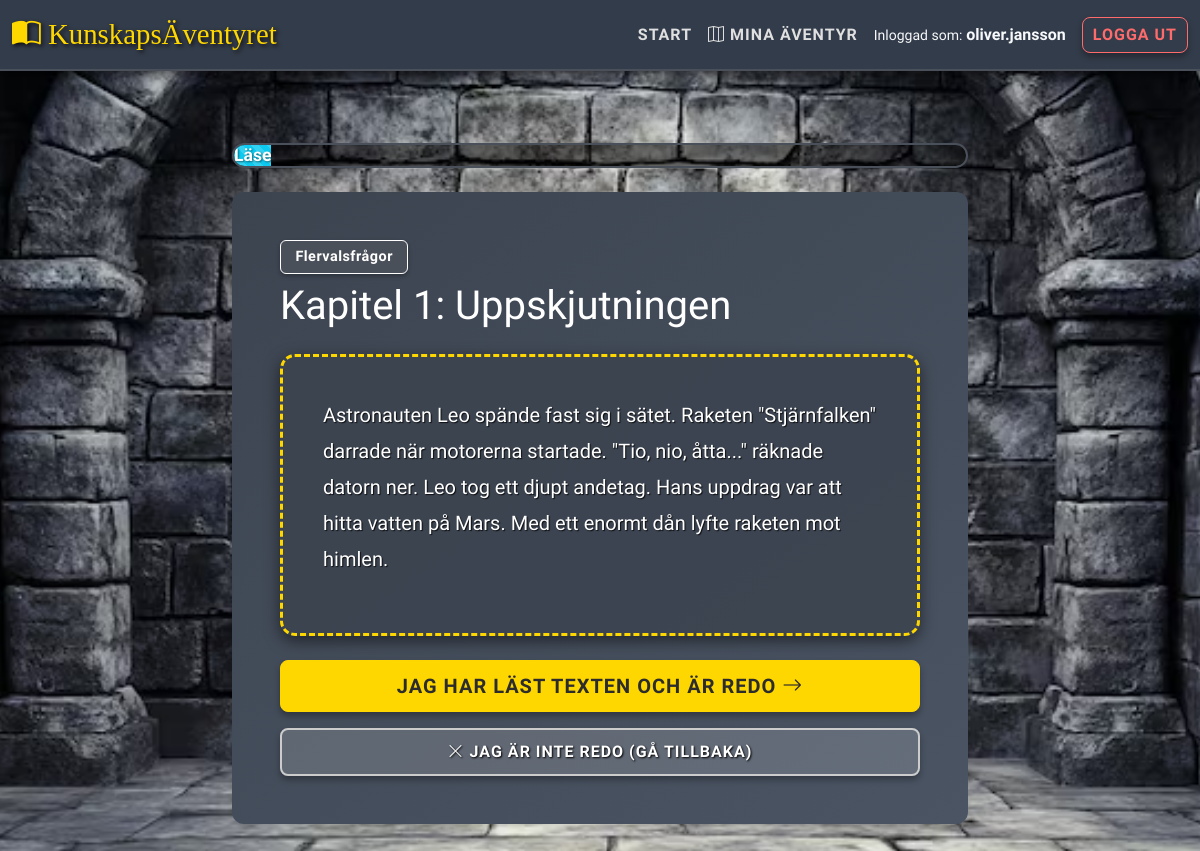
The page /task_view.php?id=71 (signed in) on the database its author committed.
### tables this page shows
CREATE TABLE `tasks` (
  `t_id` int NOT NULL,
  `t_name` varchar(255) NOT NULL,
  `t_type_fk` int NOT NULL,
  `t_genre_fk` int DEFAULT NULL COMMENT 'Genre ID',
  `t_teacher_fk` int DEFAULT NULL,
  `t_class_fk` int DEFAULT NULL COMMENT 'Koppling till klass',
  `t_text` text,
  `t_questions` text COMMENT 'Kan vara JSON-data med frågor och svar',
  `t_level_fk` int NOT NULL,
  `t_xp` int NOT NULL DEFAULT '10' COMMENT 'XP som uppgiften ger'
);

CREATE TABLE `task_types` (
  `tt_id` int NOT NULL,
  `tt_name` varchar(255) NOT NULL
);

### include/config.php (called while the page is built, shortened)
<?php
$host = '127.0.0.1';
$db   = 'utbildningsportal';
$user = 'root';
$pass = '';
$charset = 'utf8mb4';
$dsn = "mysql:host=$host;dbname=$db;charset=$charset";
$options = [
    PDO::ATTR_ERRMODE => PDO::ERRMODE_EXCEPTION,
    PDO::ATTR_DEFAULT_FETCH_MODE => PDO::FETCH_ASSOC,
    PDO::ATTR_EMULATE_PREPARES => false,
];
$pdo = new PDO($dsn, $user, $pass, $options);
$task_obj = new Task($pdo);
?>

### include/class_task.php (called while the page is built, shortened)
<?php
class Task {
    private $pdo;
    public function __construct($pdo) {
        $this->pdo = $pdo;
    }
    public function getTaskById($id) {
        try {
            $sql = "SELECT tasks.*, users.u_name AS teacher_name, task_types.tt_name AS type_name,
                           task_levels.tl_name AS level_name, task_levels.tl_level,
                           classes.c_name AS class_name, genres.g_name AS genre_name
                    FROM tasks
                    LEFT JOIN users ON tasks.t_teacher_fk = users.u_id
                    LEFT JOIN task_types ON tasks.t_type_fk = task_types.tt_id
                    LEFT JOIN task_levels ON tasks.t_level_fk = task_levels.tl_id
                    LEFT JOIN classes ON tasks.t_class_fk = classes.c_id
                    LEFT JOIN genres ON tasks.t_genre_fk = genres.g_id
                    WHERE tasks.t_id = ?";
            $stmt = $this->pdo->prepare($sql);
            $stmt->execute([$id]);
            return $stmt->fetch(PDO::FETCH_ASSOC);
        } catch (PDOException $e) { return false; }
    }
    public function getUnlockedLevel($studentId, $typeId, $genreId = null) {
        try {
            $sql = "SELECT MAX(task_levels.tl_level)
                    FROM student_tasks
                    JOIN tasks ON student_tasks.st_t_id_fk = tasks.t_id
                    JOIN task_levels ON tasks.t_level_fk = task_levels.tl_id
                    WHERE student_tasks.st_s_id_fk = ?
                    AND tasks.t_type_fk = ?
                    AND student_tasks.st_completed = 1";
            $params = [$studentId, $typeId];
            if ($genreId !== null) {
                $sql .= " AND tasks.t_genre_fk = ?";
                $params[] = $genreId;
            }
            $stmt = $this->pdo->prepare($sql);
            $stmt->execute($params);
            $maxLevel = $stmt->fetchColumn();
            return ($maxLevel) ? $maxLevel + 1 : 1;
        } catch (PDOException $e) { return 1; }
    }
}
?>

### task_view.php (the view, shortened to what this page needs)
<?php
require_once "include/header.php";
$taskId = isset($_GET['id']) ? $_GET['id'] : 0;
$task = $task_obj->getTaskById($taskId);
$unlockedLevel = $task_obj->getUnlockedLevel($_SESSION['user_id'], $task['t_type_fk'], $task['t_genre_fk']);
$isLocked = ($task['tl_level'] > $unlockedLevel);
?>
<div class="container mt-5 mb-5">
    <div class="row justify-content-center">
        <div class="col-md-8">
            <?php if ($isLocked): ?>
                <div class="card shadow-lg text-center border-secondary" style="border-width: 3px; background-color: #f8d7da;">
                    <div class="card-body p-5 rounded">
                        <i class="bi bi-lock-fill display-1 text-secondary mb-4"></i>
                        <h1 class="text-danger mb-3" style="font-family: 'Cinzel Decorative';">Detta kapitel är låst!</h1>
                        <p class="lead mb-4 text-dark">Du har inte låst upp denna nivå än.</p>
                        <a href="dashboard.php" class="btn btn-primary btn-lg">Tillbaka till Kartan</a>
                    </div>
                </div>
            <?php else: ?>
                <div class="progress mb-4" style="height: 25px;">
                    <div id="progressBar" class="progress-bar bg-success progress-bar-striped progress-bar-animated" role="progressbar" style="width: 0%;">Start</div>
                </div>
                <form action="task_submit.php" method="POST" id="quizForm">
                    <div class="step-card" id="step-0">
                        <div class="card shadow-sm border-0">
                            <div class="card-body p-5">
                                <span class="badge bg-secondary mb-2"><?= htmlspecialchars($task['type_name']) ?></span>
                                <h1 class="card-title mb-4"><?= htmlspecialchars($task['t_name']) ?></h1>
                                <div class="task-instruction-panel mb-4">
                                    <p class="lead" style="white-space: pre-wrap;"><?= htmlspecialchars($task['t_text']) ?></p>
                                </div>
                                <div class="d-grid gap-3">
                                    <button type="button" class="btn btn-primary btn-lg" onclick="nextStep()">Jag har läst texten och är redo <i class="bi bi-arrow-right"></i></button>
                                    <a href="dashboard.php" class="btn btn-outline-secondary"><i class="bi bi-x-lg"></i> Jag är inte redo (Gå tillbaka)</a>
                                </div>
                            </div>
                        </div>
                    </div>
                </form>
            <?php endif; ?>
        </div>
    </div>
</div>
<?php require_once "include/footer.php"; ?>

### css/style.css (style rules this page uses)
:root { --primary-stone: #5c626c; --dark-stone: #3c4450; --border-thick: #4a505a; --accent-gold: #ffd700; --accent-gold-dark: #e6c200; --background-dark: #333c4a; --text-white: #ffffff; --text-light-gray: #e0e0e0; --text-dark: #333333; --success-green: #28a745; --danger-red: #dc3545; }
body { font-family: "Exo 2", sans-serif; background-color: var(--primary-stone); color: var(--text-white); min-height: 100vh; display: flex; flex-direction: column; }
.student-page-background { background-image: url("../assets/stone_bg_13112025.png"); background-size: cover; background-attachment: fixed; background-position: center; }
.container { padding-top: 1.5rem; padding-bottom: 3rem; }
.card { background: linear-gradient(145deg, #3c4450, #4a5463); border: 4px solid var(--border-thick); border-radius: 12px; box-shadow: 0 8px 20px rgba(0, 0, 0, 0.6); transition: transform 0.2s, box-shadow 0.2s; color: var(--text-white); }
.card-body { background-color: transparent; padding: 1rem; }
.task-instruction-panel { background-color: rgba(60, 68, 80, 0.9); border: 3px dashed var(--accent-gold); border-radius: 15px; padding: 2.5rem; color: var(--text-white); font-size: 1.25rem; line-height: 1.8; box-shadow: 0 5px 15px rgba(0, 0, 0, 0.5); text-shadow: 1px 1px 1px rgba(0, 0, 0, 0.8); }
.btn { border-radius: 8px; font-weight: 700; padding: 10px 20px; letter-spacing: 1px; text-transform: uppercase; box-shadow: 0 4px 6px rgba(0, 0, 0, 0.3); transition: all 0.2s; }
.btn-primary { background-color: var(--accent-gold); border-color: var(--accent-gold); color: #2c2c2c; }
.btn-outline-secondary { color: #ffffff !important; border-color: #cccccc; background-color: rgba(255, 255, 255, 0.15); border-width: 2px; font-weight: 700; text-shadow: 1px 1px 2px #000; }
.progress { border-radius: 15px; height: 35px; background-color: rgba(0, 0, 0, 0.5); border: 2px solid var(--border-thick); }
.progress-bar { background-color: var(--success-green); font-size: 1.1rem; font-weight: 700; line-height: 35px; text-shadow: 1px 1px 2px rgba(0, 0, 0, 0.5); }
.badge { border-radius: 6px; padding: 0.6em 1em; font-size: 0.9em; font-weight: 700; letter-spacing: 0.5px; box-shadow: 0 2px 4px rgba(0, 0, 0, 0.3); }
.badge.bg-secondary { background-color: var(--border-thick) !important; color: white !important; border: 1px solid white; }
body:not(.admin-mode) .card { color: var(--text-white); }

### rows shown on the page
tasks: t_type_fk.tt_name "Flervalsfrågor", t_name "Kapitel 1: Uppskjutningen", t_text "Astronauten Leo spände fast sig i sätet. Raketen \"Stjärnfalken\" darrade när motorerna startade. \"Tio, nio, åtta...\" räknade datorn ner. Leo tog ett djupt andetag. Hans uppdrag var att hitta vatten på Mars. Med ett enormt dån lyfte raketen mot himlen."

### other values the page prints
$_SESSION['username'] "oliver.jansson"
